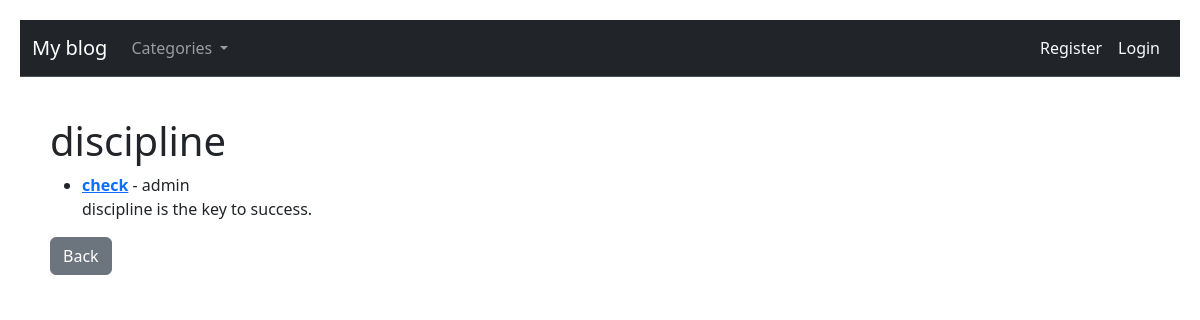
Page /category/discipline on the committed database.
### theblog/models.py (models this page shows, shortened)
class Post(models.Model):
    title = models.CharField(max_length=255)
    author = models.ForeignKey(User, on_delete=models.CASCADE)
    category = models.CharField(max_length=255,default="defaut category")
    body = RichTextField(blank=True,null=True)
    snippet = models.CharField(max_length=255,default="this is default snippet")
    post_date = models.DateTimeField(auto_now_add=True)
    likes = models.ManyToManyField(User,related_name='blog_posts')

### theblog/views.py (the view)
# urls.py: path('category/<str:cat>',CategoryView,name ="category"),
def CategoryView(request,cat):
    category_post = Post.objects.filter(category=cat.replace('-',' '))
    cat_menu = Category.objects.all()
    return render(request,'categories.html',{'cat':cat.replace('-',' '),'category_post':category_post,'cat_menu':cat_menu})

### theblog/models.py (called while the page is built)
    def __str__(self):
        return self.name

### theblog/templates/categories.html (shortened to what this page needs)
{% extends "base.html" %}
{%block content%}
{%if category_post%}
<h1>{{cat}}</h1>
<ul>
    {% for post in category_post %}
    <li>
        <strong><a href="{% url 'article-detail' post.pk %}">{{ post.title }}</a></strong> - {{ post.author.username }}
        <br>
        {{post.body|slice:":100"}}
    </li>
    {% endfor %}
</ul>
{%else%}
<h3>this page does not exists</h3>
{%endif%}
<a href="{% url 'home' %}"class="btn btn-secondary">Back</a>
{%endblock content%}

### theblog/templates/base.html (style rules this page uses)
body { padding: 20px; }

### rows in the picture
Post: title "check", author.username "admin", body "discipline is the key to success."

### other values in the picture
{{ cat }} "discipline"
